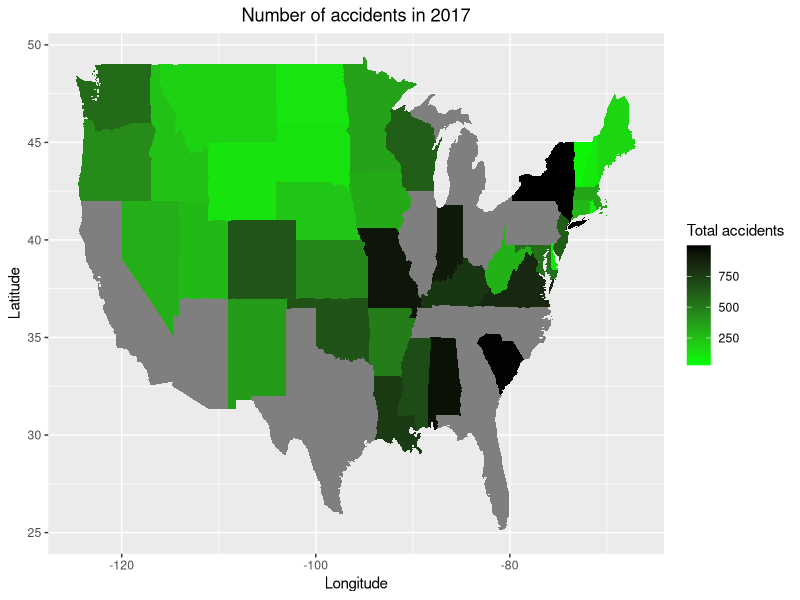
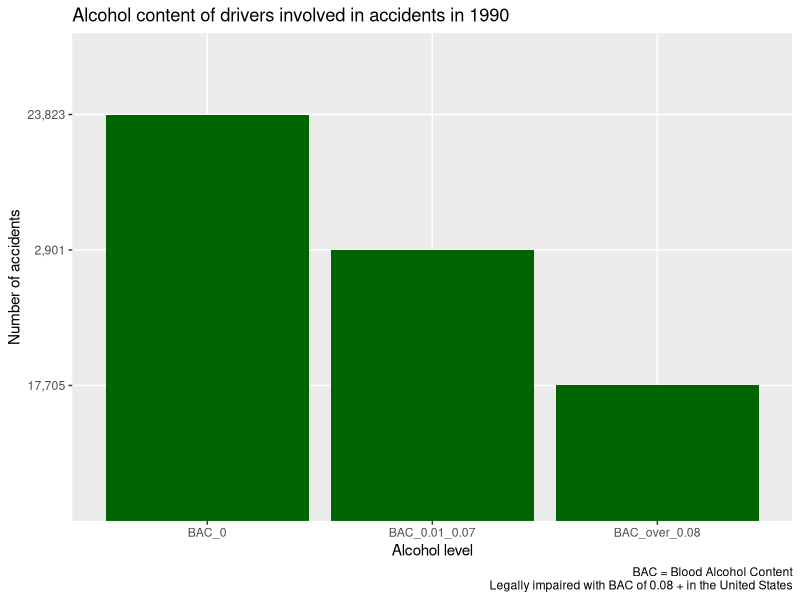
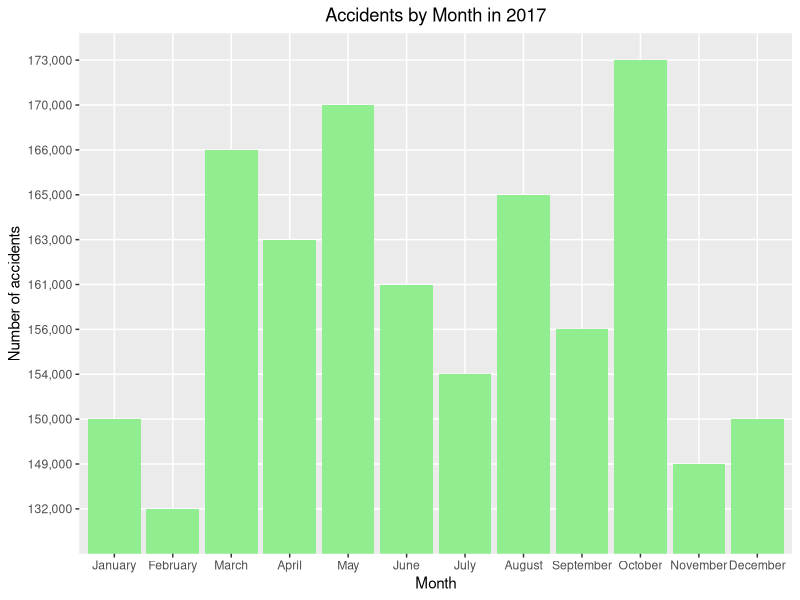
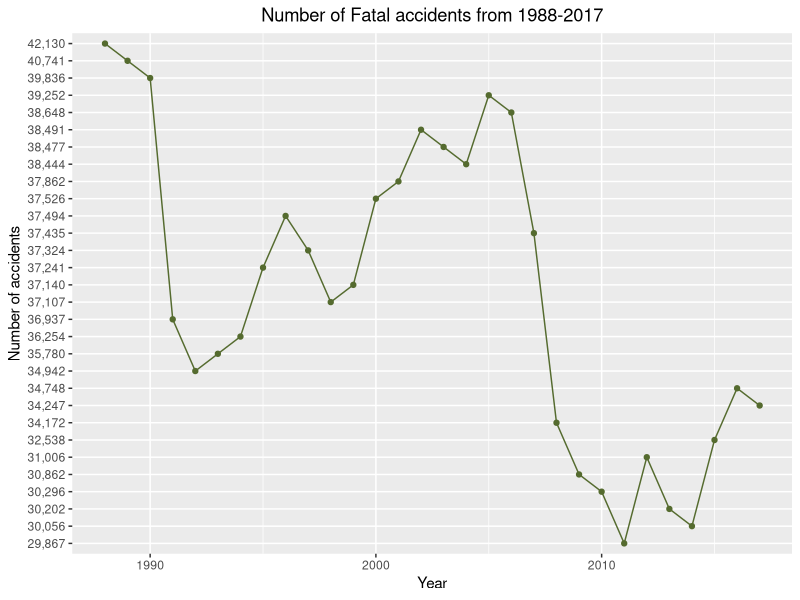
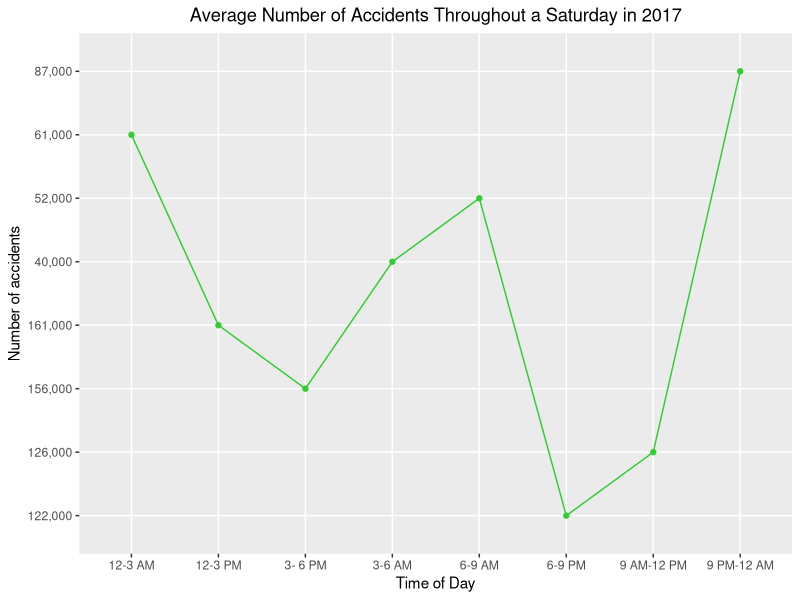
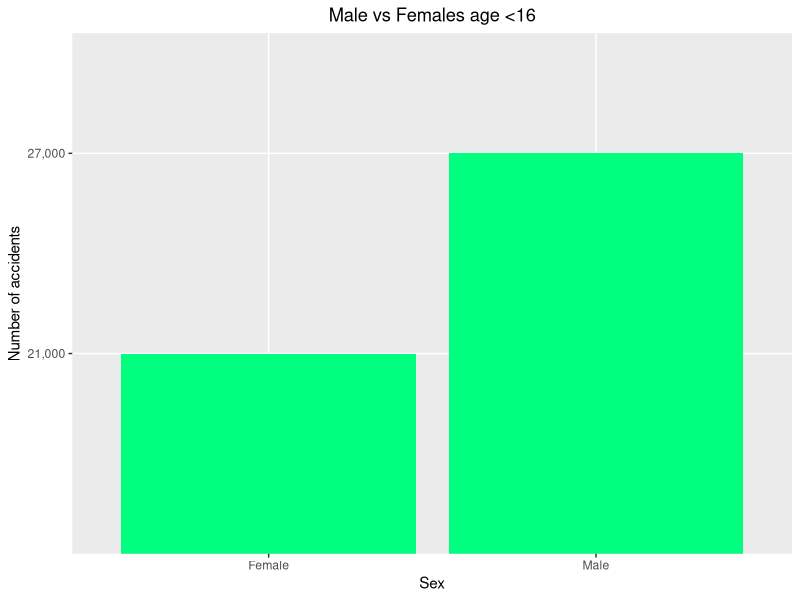

The R script that drew these images, in order:
library(dplyr)
library(ggplot2)
library(tidyr)
# Website csv was collected from
#https://cdan.nhtsa.gov/tsftables/tsfar.htm 

#All csv files read in
bad_driving <- read.csv("data/bad-drivers.csv", stringsAsFactors = FALSE)
state_accidents <- read.csv("data/accidents-per-state-2017.csv", stringsAsFactors = FALSE)
alcohol_levels <- read.csv("data/BAC-levels-of-drivers-in-accidents.csv", stringsAsFactors = FALSE)
month <- read.csv("data/crashes-by-month-2017.csv", stringsAsFactors = FALSE)
severity <- read.csv("data/Crashes-by-severity.csv", stringsAsFactors = FALSE)
time_of_day <- read.csv("data/crashes-time-of-day-2017.csv", stringsAsFactors = FALSE)
driver_demographic <- read.csv("data/driver-demographic-2017.csv", stringsAsFactors = FALSE)
victim_types <- read.csv("data/injurys-and-victim-type.csv", stringsAsFactors = FALSE)
state_data <- map_data('state')

#VISUALIZATIONS

#Heatmap of states reactive:total(default), victim type
state_accidents <- state_accidents %>%
  filter(State != "National") %>%
  mutate(State = tolower(State)) %>% mutate(Total= as.numeric(Total)) # converting to numeric causes coercion creating NA for some states
state_accidents <- full_join(state_accidents, state_data, by = c("State" = "region"))
plot <- ggplot(state_accidents, aes(long, lat)) +
  geom_polygon(aes(group = group, fill = Total)) + #fill changed with input
  scale_fill_gradient(low = "green", high = "black") +
  labs(title = 'Number of accidents in 2017',
       x = 'Longitude',
       y = 'Latitude',
       fill = "Total accidents" # changed with input
  ) +
  theme(plot.title = element_text(hjust = 0.5))
print(plot)

#   # reaactive click on state for...
#   # Pie chart of driver type
#   bad_driving
#   # Bar graph for premiums/losses
#   bad_driving
#
 #Bargraph of alcohol levels reactive: year
alcohol_levels <- alcohol_levels %>% select(-c(BAC_over_0.01, Total))
alcohol_levels <- gather(alcohol_levels, level, amount, 2:4)
alcohol_levels <- alcohol_levels %>% filter(year == "1990") # filter changes with input
alcohol_bargraph <-ggplot(data= alcohol_levels, aes(x= level, y=amount)) +
   geom_bar(stat="identity", fill="darkgreen") +
  labs(title = "Alcohol content of drivers involved in accidents in 1990", y = "Number of accidents", x = "Alcohol level",
       caption = "BAC = Blood Alcohol Content\n Legally impaired with BAC of 0.08 + in the United States") # date changes with input
print(alcohol_bargraph)

 #bargraph of accident by month reactive: accident type
level_order <- factor(month$Month, level = c('January', 'February', 'March', 'April', 'May', 'June', 'July', 'August', 'September',
                                             'October', 'November', 'December'))
month_bargraph <-ggplot(data= month, aes(x= level_order, y=Injury)) + # y changes with input
  geom_bar(stat="identity", fill="lightgreen") +
  labs(title = "Accidents by Month in 2017", x = "Month", y = "Number of accidents") + # accident type changes
  theme(plot.title = element_text(hjust = 0.5))
print(month_bargraph)

 #Line graph of accidents over years reactive: by severity
severity_line <- ggplot(data= severity, aes(x=year, y=fatal, group=1)) +
  geom_line(color="darkolivegreen")+
  geom_point(color = "darkolivegreen") +
  labs(title = "Number of Fatal accidents from 1988-2017", x = "Year", y = "Number of accidents") + # accident type changes
  theme(plot.title = element_text(hjust = 0.5))
print(severity_line)

 #line graph time of day reactive: day of week
TOD_line <- ggplot(data= time_of_day, aes(x= TOD, y= Saturday, group=1)) +
  geom_line(color="limegreen")+
  geom_point(color = "limegreen") +
  labs(title = "Average Number of Accidents Throughout a Saturday in 2017", x = "Time of Day", y = "Number of accidents") + # accident type changes
  theme(plot.title = element_text(hjust = 0.5))
print(TOD_line)

 #bar graph of driver demographic reactive: age
driver_demographic <- driver_demographic %>% filter(Age == "<16") # change in age
driver_demographic <- gather(driver_demographic, sex, amount, 2:3)
age_bargraph <-ggplot(data= driver_demographic, aes(x= sex, y= amount)) + # y changes with input
  geom_bar(stat="identity", fill="springgreen") +
  labs(title = "Male vs Females age <16", x = "Sex", y = "Number of accidents") + # accident type changes
  theme(plot.title = element_text(hjust = 0.5))
print(age_bargraph)
